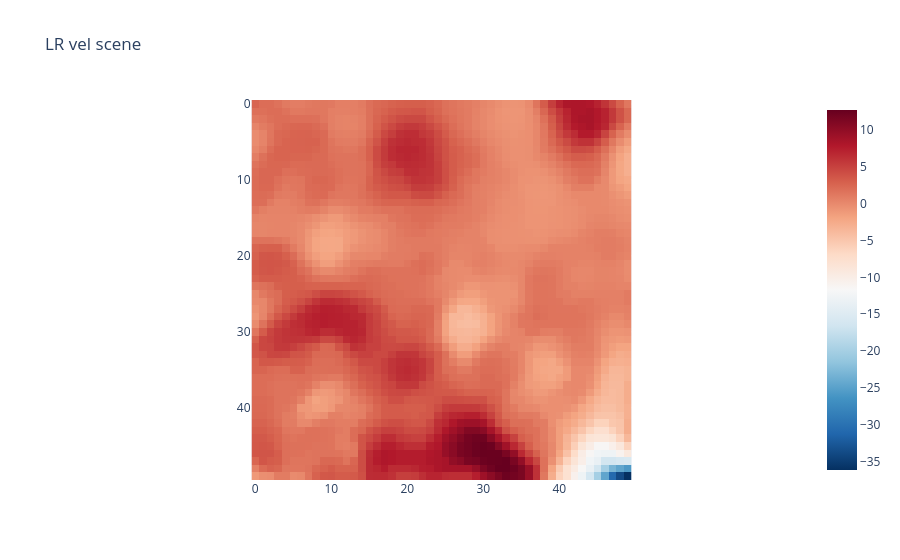

The cell this chart's notebook holds for it:
### Code cell
# Visualise value one
fig = px.imshow(hr_scene_vel_tensor[0], 
                color_continuous_scale = 'RdBu_r',
                origin = "upper", 
                title = "LR vel scene")
fig.show()

### Figure 1 — Plotly figure (JSON) as saved in the notebook; plotly's stock layout.template omitted (floating-point values rounded to 4 significant figures; data arrays with more than 128 entries replaced by an {"elided": "..."} marker saying what was removed)
{"data": [{"coloraxis": "coloraxis", "hovertemplate": "x: %{x}<br>y: %{y}<br>color: %{z}<extra></extra>", "name": "0", "type": "heatmap", "xaxis": "x", "yaxis": "y", "z": {"elided": "50x50 float values"}}], "layout": {"coloraxis": {"colorscale": [[0, "rgb(5,48,97)"], [0.1, "rgb(33,102,172)"], [0.2, "rgb(67,147,195)"], [0.3, "rgb(146,197,222)"], [0.4, "rgb(209,229,240)"], [0.5, "rgb(247,247,247)"], [0.6, "rgb(253,219,199)"], [0.7, "rgb(244,165,130)"], [0.8, "rgb(214,96,77)"], [0.9, "rgb(178,24,43)"], [1, "rgb(103,0,31)"]]}, "title": {"text": "LR vel scene"}, "xaxis": {"anchor": "y", "constrain": "domain", "domain": [0, 1], "scaleanchor": "y"}, "yaxis": {"anchor": "x", "autorange": "reversed", "constrain": "domain", "domain": [0, 1]}}}
